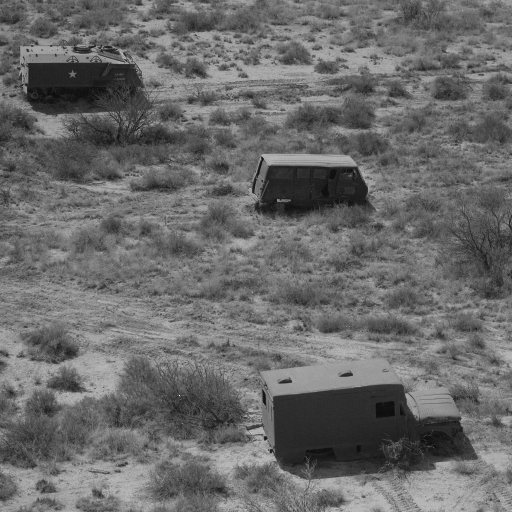
#> input picture Dataset/7.1.05.tiff, 512 x 512 px, found by its file name
$ python HP_filter2.py
#> lines starting #> are read from the running program, lines starting #| are printed output that depends on the picture
import skimage.io as io
import skimage.filters as fl
import matplotlib.pyplot as plt
import scipy.ndimage as ndi
import numpy as np
f = io.imread('U:\\4-1\\Digital Image Processing LAB\\Lab_Report_4_5_6\\Dataset\\misc\\7.1.05.tiff')
#> f is the input picture: shape (512, 512); min 12, max 249, mean 106.4
mask1 = np.array([
                [0, 1, 0],
                [1, -4, 1],
                [0, 1, 0]
                ])


mask2 = np.array([
                [1, 1, 1],
                [1, -8, 1],
                [1, 1, 1]
                ])
mask3 = np.array([
                [-2, 1, -2],
                [1, 4, 1],
                [-2, 1, -2]
                ])
plt.subplot(5,1,1)
plt.axis('off')
plt.title('Original image')
plt.imshow(f,cmap='gray')

plt.subplot(5,1,2)
plt.axis('off')
plt.title('Filtered image with HP filter-1')
plt.imshow(ndi.convolve(f,mask1),cmap='gray')

plt.subplot(5,1,3)
plt.axis('off')
plt.title('Filtered image with HP filter-2')
plt.imshow(ndi.convolve(f,mask2),cmap='gray')

plt.subplot(5,1,4)
plt.axis('off')
plt.title('Filtered image with HP filter-3')
plt.imshow(ndi.convolve(f,mask3),cmap='gray')

f1 = f.astype(float)
f1=fl.laplace(f)
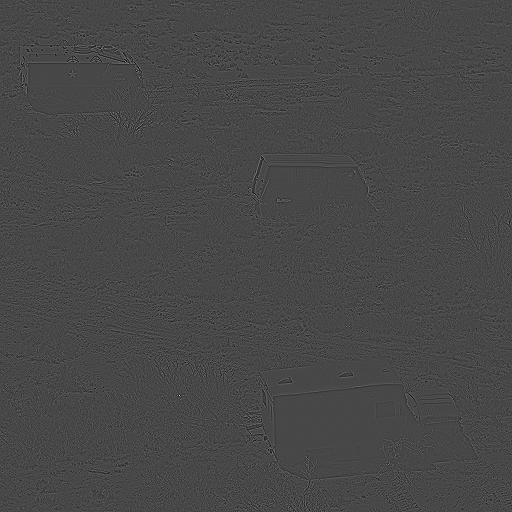
#> f1: shape (512, 512) float64; min -1.09, max 2.77, mean -4.32e-19; drawn with min black and max white
plt.subplot(5,1,5)
plt.axis('off')
plt.title('Filtered image with Laplace filter')
plt.imshow(abs(f1),cmap='gray')

plt.show()
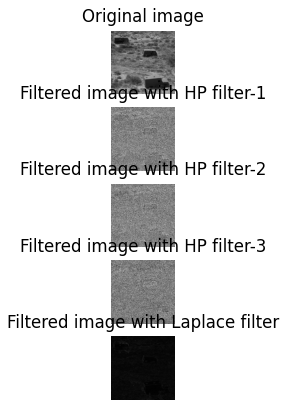
#> figure drawn by matplotlib, 5 panels
